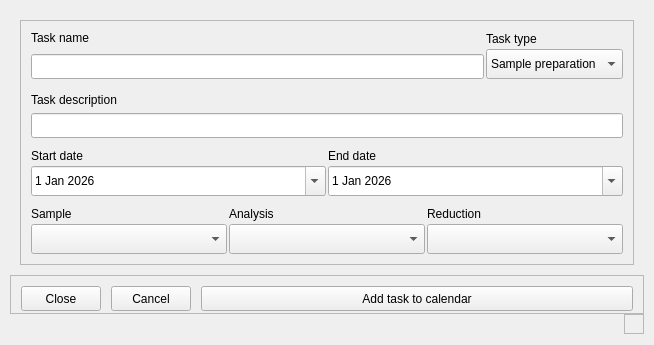
<?xml version="1.0" encoding="UTF-8"?>
<ui version="4.0">
 <class>AddTaskDialog</class>
 <widget class="QDialog" name="AddTaskDialog">
  <property name="geometry">
   <rect>
    <x>0</x>
    <y>0</y>
    <width>654</width>
    <height>345</height>
   </rect>
  </property>
  <property name="minimumSize">
   <size>
    <width>0</width>
    <height>345</height>
   </size>
  </property>
  <property name="maximumSize">
   <size>
    <width>16777215</width>
    <height>345</height>
   </size>
  </property>
  <property name="windowTitle">
   <string>Dialog</string>
  </property>
  <property name="styleSheet">
   <string notr="true">QWidget{
	color: #F8F8F2;
	font: 8pt &quot;Inter 24pt Medium&quot;;
}
#bgApp {	
	background-color: rgb(44, 49, 58);
	border-radius: 10px;
}
#ContentBox {border-radius: 10px;}
#bottomBar {
	background-color: rgb(33, 37, 43);
	border-bottom-left-radius: 10px;
	border-bottom-right-radius: 10px;
}
#bgTask {
	background-color: rgb(33, 37, 43);
	border-radius: 10px;
	border: 1px solid #525f7f;
}

#btn_add {
	border-radius: 5px;	
	border: none;
	background-color: #6272A4;
}
#btn_add::hover {
	background-color: rgb(85, 100, 143);
}
#btn_add::pressed {
	background-color: #6272A4;
}
#btn_cancel {
	border-radius: 5px;	
	border: none;
	background-color: rgb(52, 59, 72);
}
#btn_cancel::hover {
	background-color: rgb(61, 70, 86);
}
#btn_cancel::pressed {
	background-color: rgb(52, 59, 72);
}
#btn_close {
	border-radius: 5px;	
	border: none;
	background-color: rgb(52, 59, 72);
}
#btn_close::hover {
	background-color: #FF5555;
}
#btn_close::pressed {
	background-color: rgb(52, 59, 72);
}
#btn_copy {
	border-radius: 5px;	
	border: none;
	background-color: rgb(52, 59, 72);
}
#btn_copy::hover {
	background-color: rgb(61, 70, 86);
}
#btn_copy::pressed {
	background-color: rgb(52, 59, 72);
}
#content .QLineEdit {
	background-color: rgb(52, 59, 72);
	border-radius: 5px;
	padding-left: 5px;
	selection-color: rgb(255, 255, 255);
	selection-background-color: rgb(255, 121, 198);
	color: #ffb86c;
}
#content .QLineEdit:hover {
	border: 2px solid rgb(64, 71, 88);
}
#content .QLineEdit:focus {
	border: 2px solid rgb(91, 101, 124);
}
#content .QTextEdit {
	background-color: rgb(52, 59, 72);
	border-radius: 5px;
	padding-left: 5px;
	selection-color: rgb(255, 255, 255);
	selection-background-color: rgb(255, 121, 198);
	color: #ffb86c;
}
#content .QTextEdit:hover {
	border: 2px solid rgb(64, 71, 88);
}
#content .QTextEdit:focus {
	border: 2px solid rgb(91, 101, 124);
}
#content .QLabel {
	color: #EAEAF0;
	font: 8pt &quot;Inter 24pt Medium&quot;;
}
QComboBox{
	background-color: rgb(52, 59, 72);
	border-radius: 5px;
	border: 2px solid rgb(52, 59, 72);
	padding: 5px;
	padding-left: 10px;
	color: #ffb86c;
}
QComboBox:hover{
	border: 2px solid rgb(64, 71, 88);
}
QComboBox::drop-down {
	subcontrol-origin: padding;
	subcontrol-position: top right;
	width: 25px; 
	border-left-width: 3px;
	border-left-color: rgba(39, 44, 54, 150);
	border-left-style: solid;
	border-top-right-radius: 3px;
	border-bottom-right-radius: 3px;	
 }
QComboBox::down-arrow {
	image: url(:/icons/icons/cil-arrow-drop-down.png)
}
QComboBox::down-arrow:on {
    top: 1px;
    left: 1px;
}
QComboBox QAbstractItemView {
	color: #ff5555;	
	background-color: rgb(33, 37, 43);
	padding: 10px;
	selection-background-color: rgb(39, 44, 54);
}
QCheckBox::indicator {
    border: 3px solid rgb(52, 59, 72);
	width: 15px;
	height: 15px;
    background: rgb(44, 49, 60);
}
QCheckBox::indicator:hover {
    border: 3px solid rgb(58, 66, 81);
}
QCheckBox::indicator:checked {
    background: 3px solid rgb(52, 59, 72);
	border: 3px solid rgb(52, 59, 72);	
	background-image: url(:/icons/icons/cil-check-alt.png);
}
QDateEdit{
	background-color: rgb(52, 59, 72);
	border-radius: 5px;
	border: 2px solid rgb(52, 59, 72);
	padding: 5px;
	padding-left: 10px;
	color: #ffb86c;
}
QDateEdit:hover{
	border: 2px solid rgb(64, 71, 88);
}
QDateEdit::drop-down {
	subcontrol-origin: padding;
	subcontrol-position: top right;
	width: 25px; 
	border-left-width: 3px;
	border-left-color: rgba(39, 44, 54, 150);
	border-left-style: solid;
	border-top-right-radius: 3px;
	border-bottom-right-radius: 3px;	
	background-image: url(:/icons/icons/cil-arrow-drop-down.png);
	background-position: center;
	background-repeat: no-reperat;
 }
QDateEdit QAbstractItemView {
	/*color: rgb(255, 121, 198);*/
	color: #ff5555;	
	background-color: rgb(33, 37, 43);
	padding: 10px;
	selection-background-color: rgb(39, 44, 54);
}
QScrollArea {
    background: transparent;
    border: none;
}

QScrollArea &gt; QWidget &gt; QWidget {
    background: transparent;
}
QScrollBar:vertical {
    background: transparent;
    width: 5px;
    margin: 12px 0px 12px 0px;
    border: none;
}
QScrollBar::handle:vertical {
    background: #525f7f;
    min-height: 30px;
    border-radius: 2px;
}
QScrollBar::handle:vertical:hover {
    background: rgb(83, 88, 112);
}
QScrollBar::handle:vertical:pressed {
    background: #343746;
}
QScrollBar::sub-line:vertical {
            height: 14px;
            background: transparent;
            subcontrol-origin: margin;
            subcontrol-position: top;
}
QScrollBar::add-line:vertical {
            height: 14px;
            background: transparent;
            subcontrol-origin: margin;
            subcontrol-position: bottom;
}
QScrollBar::up-arrow:vertical {
            image: url(:/icons/icons/cil-arrow-up.png);
            width: 15px;
            height: 15px;
}
QScrollBar::down-arrow:vertical {
            image: url(:/icons/icons/cil-arrow-down.png);
            width: 15px;
            height: 15px;
}
QScrollBar::add-page:vertical,
        QScrollBar::sub-page:vertical {
            background: transparent;
}</string>
  </property>
  <layout class="QVBoxLayout" name="shadow">
   <property name="spacing">
    <number>0</number>
   </property>
   <property name="leftMargin">
    <number>10</number>
   </property>
   <property name="topMargin">
    <number>10</number>
   </property>
   <property name="rightMargin">
    <number>10</number>
   </property>
   <property name="bottomMargin">
    <number>10</number>
   </property>
   <item>
    <widget class="QFrame" name="bgApp">
     <property name="frameShape">
      <enum>QFrame::NoFrame</enum>
     </property>
     <property name="frameShadow">
      <enum>QFrame::Raised</enum>
     </property>
     <layout class="QVBoxLayout" name="verticalLayout">
      <property name="spacing">
       <number>0</number>
      </property>
      <property name="leftMargin">
       <number>0</number>
      </property>
      <property name="topMargin">
       <number>0</number>
      </property>
      <property name="rightMargin">
       <number>0</number>
      </property>
      <property name="bottomMargin">
       <number>0</number>
      </property>
      <item>
       <widget class="QFrame" name="contentBox">
        <property name="frameShape">
         <enum>QFrame::NoFrame</enum>
        </property>
        <property name="frameShadow">
         <enum>QFrame::Raised</enum>
        </property>
        <layout class="QVBoxLayout" name="verticalLayout_2">
         <property name="spacing">
          <number>0</number>
         </property>
         <property name="leftMargin">
          <number>0</number>
         </property>
         <property name="topMargin">
          <number>0</number>
         </property>
         <property name="rightMargin">
          <number>0</number>
         </property>
         <property name="bottomMargin">
          <number>0</number>
         </property>
         <item>
          <widget class="QFrame" name="content">
           <property name="frameShape">
            <enum>QFrame::NoFrame</enum>
           </property>
           <property name="frameShadow">
            <enum>QFrame::Raised</enum>
           </property>
           <layout class="QVBoxLayout" name="verticalLayout_12">
            <property name="spacing">
             <number>5</number>
            </property>
            <property name="leftMargin">
             <number>10</number>
            </property>
            <property name="topMargin">
             <number>10</number>
            </property>
            <property name="rightMargin">
             <number>10</number>
            </property>
            <property name="bottomMargin">
             <number>10</number>
            </property>
            <item>
             <widget class="QFrame" name="bgTask">
              <property name="frameShape">
               <enum>QFrame::StyledPanel</enum>
              </property>
              <property name="frameShadow">
               <enum>QFrame::Raised</enum>
              </property>
              <layout class="QVBoxLayout" name="verticalLayout_13">
               <property name="spacing">
                <number>10</number>
               </property>
               <property name="leftMargin">
                <number>10</number>
               </property>
               <property name="topMargin">
                <number>10</number>
               </property>
               <property name="rightMargin">
                <number>10</number>
               </property>
               <property name="bottomMargin">
                <number>10</number>
               </property>
               <item>
                <layout class="QHBoxLayout" name="horizontalLayout_3">
                 <property name="spacing">
                  <number>2</number>
                 </property>
                 <item>
                  <layout class="QVBoxLayout" name="verticalLayout_4">
                   <property name="spacing">
                    <number>2</number>
                   </property>
                   <item alignment="Qt::AlignTop">
                    <widget class="QLabel" name="label_2">
                     <property name="text">
                      <string>Task name</string>
                     </property>
                    </widget>
                   </item>
                   <item alignment="Qt::AlignTop">
                    <widget class="QLineEdit" name="name">
                     <property name="minimumSize">
                      <size>
                       <width>0</width>
                       <height>25</height>
                      </size>
                     </property>
                     <property name="maximumSize">
                      <size>
                       <width>16777215</width>
                       <height>25</height>
                      </size>
                     </property>
                    </widget>
                   </item>
                  </layout>
                 </item>
                 <item>
                  <layout class="QVBoxLayout" name="verticalLayout_5">
                   <property name="spacing">
                    <number>2</number>
                   </property>
                   <item>
                    <widget class="QLabel" name="label_3">
                     <property name="text">
                      <string>Task type</string>
                     </property>
                    </widget>
                   </item>
                   <item>
                    <widget class="QComboBox" name="taskType">
                     <property name="minimumSize">
                      <size>
                       <width>0</width>
                       <height>30</height>
                      </size>
                     </property>
                     <property name="maximumSize">
                      <size>
                       <width>16777215</width>
                       <height>30</height>
                      </size>
                     </property>
                     <property name="cursor">
                      <cursorShape>PointingHandCursor</cursorShape>
                     </property>
                     <property name="focusPolicy">
                      <enum>Qt::StrongFocus</enum>
                     </property>
                     <item>
                      <property name="text">
                       <string>Sample preparation</string>
                      </property>
                     </item>
                     <item>
                      <property name="text">
                       <string>Analysis</string>
                      </property>
                     </item>
                     <item>
                      <property name="text">
                       <string>Data reduction</string>
                      </property>
                     </item>
                     <item>
                      <property name="text">
                       <string>Other</string>
                      </property>
                     </item>
                    </widget>
                   </item>
                  </layout>
                 </item>
                </layout>
               </item>
               <item>
                <layout class="QVBoxLayout" name="verticalLayout_6">
                 <property name="spacing">
                  <number>2</number>
                 </property>
                 <item>
                  <widget class="QLabel" name="label_4">
                   <property name="text">
                    <string>Task description</string>
                   </property>
                  </widget>
                 </item>
                 <item>
                  <widget class="QLineEdit" name="description">
                   <property name="minimumSize">
                    <size>
                     <width>0</width>
                     <height>25</height>
                    </size>
                   </property>
                   <property name="maximumSize">
                    <size>
                     <width>16777215</width>
                     <height>25</height>
                    </size>
                   </property>
                  </widget>
                 </item>
                </layout>
               </item>
               <item>
                <layout class="QHBoxLayout" name="horizontalLayout_4">
                 <property name="spacing">
                  <number>2</number>
                 </property>
                 <item>
                  <layout class="QVBoxLayout" name="verticalLayout_7">
                   <property name="spacing">
                    <number>2</number>
                   </property>
                   <item>
                    <widget class="QLabel" name="label_5">
                     <property name="text">
                      <string>Start date</string>
                     </property>
                    </widget>
                   </item>
                   <item>
                    <widget class="QDateEdit" name="startDate">
                     <property name="minimumSize">
                      <size>
                       <width>0</width>
                       <height>30</height>
                      </size>
                     </property>
                     <property name="maximumSize">
                      <size>
                       <width>16777215</width>
                       <height>30</height>
                      </size>
                     </property>
                     <property name="cursor">
                      <cursorShape>PointingHandCursor</cursorShape>
                     </property>
                     <property name="focusPolicy">
                      <enum>Qt::StrongFocus</enum>
                     </property>
                     <property name="minimumDate">
                      <date>
                       <year>2026</year>
                       <month>1</month>
                       <day>1</day>
                      </date>
                     </property>
                     <property name="calendarPopup">
                      <bool>true</bool>
                     </property>
                    </widget>
                   </item>
                  </layout>
                 </item>
                 <item>
                  <layout class="QVBoxLayout" name="verticalLayout_8">
                   <property name="spacing">
                    <number>2</number>
                   </property>
                   <item>
                    <widget class="QLabel" name="label_6">
                     <property name="text">
                      <string>End date</string>
                     </property>
                    </widget>
                   </item>
                   <item>
                    <widget class="QDateEdit" name="endDate">
                     <property name="minimumSize">
                      <size>
                       <width>0</width>
                       <height>30</height>
                      </size>
                     </property>
                     <property name="maximumSize">
                      <size>
                       <width>16777215</width>
                       <height>30</height>
                      </size>
                     </property>
                     <property name="cursor">
                      <cursorShape>PointingHandCursor</cursorShape>
                     </property>
                     <property name="focusPolicy">
                      <enum>Qt::StrongFocus</enum>
                     </property>
                     <property name="minimumDate">
                      <date>
                       <year>2026</year>
                       <month>1</month>
                       <day>1</day>
                      </date>
                     </property>
                     <property name="calendarPopup">
                      <bool>true</bool>
                     </property>
                    </widget>
                   </item>
                  </layout>
                 </item>
                </layout>
               </item>
               <item>
                <layout class="QHBoxLayout" name="horizontalLayout_5">
                 <property name="spacing">
                  <number>2</number>
                 </property>
                 <item>
                  <layout class="QVBoxLayout" name="verticalLayout_9">
                   <property name="spacing">
                    <number>2</number>
                   </property>
                   <item>
                    <widget class="QLabel" name="label_7">
                     <property name="text">
                      <string>Sample</string>
                     </property>
                    </widget>
                   </item>
                   <item>
                    <widget class="QComboBox" name="samples">
                     <property name="minimumSize">
                      <size>
                       <width>0</width>
                       <height>30</height>
                      </size>
                     </property>
                     <property name="maximumSize">
                      <size>
                       <width>16777215</width>
                       <height>30</height>
                      </size>
                     </property>
                     <property name="cursor">
                      <cursorShape>PointingHandCursor</cursorShape>
                     </property>
                     <property name="focusPolicy">
                      <enum>Qt::StrongFocus</enum>
                     </property>
                    </widget>
                   </item>
                  </layout>
                 </item>
                 <item>
                  <layout class="QVBoxLayout" name="verticalLayout_10">
                   <property name="spacing">
                    <number>2</number>
                   </property>
                   <item>
                    <widget class="QLabel" name="label_8">
                     <property name="text">
                      <string>Analysis</string>
                     </property>
                    </widget>
                   </item>
                   <item>
                    <widget class="QComboBox" name="analysis">
                     <property name="minimumSize">
                      <size>
                       <width>0</width>
                       <height>30</height>
                      </size>
                     </property>
                     <property name="maximumSize">
                      <size>
                       <width>16777215</width>
                       <height>30</height>
                      </size>
                     </property>
                     <property name="cursor">
                      <cursorShape>PointingHandCursor</cursorShape>
                     </property>
                     <property name="focusPolicy">
                      <enum>Qt::StrongFocus</enum>
                     </property>
                    </widget>
                   </item>
                  </layout>
                 </item>
                 <item>
                  <layout class="QVBoxLayout" name="verticalLayout_11">
                   <property name="spacing">
                    <number>2</number>
                   </property>
                   <item>
                    <widget class="QLabel" name="label_9">
                     <property name="text">
                      <string>Reduction</string>
                     </property>
                    </widget>
                   </item>
                   <item>
                    <widget class="QComboBox" name="reduction">
                     <property name="minimumSize">
                      <size>
                       <width>0</width>
                       <height>30</height>
                      </size>
                     </property>
                     <property name="maximumSize">
                      <size>
                       <width>16777215</width>
                       <height>30</height>
                      </size>
                     </property>
                     <property name="cursor">
                      <cursorShape>PointingHandCursor</cursorShape>
                     </property>
                     <property name="focusPolicy">
                      <enum>Qt::StrongFocus</enum>
                     </property>
                    </widget>
                   </item>
                  </layout>
                 </item>
                </layout>
               </item>
              </layout>
             </widget>
            </item>
           </layout>
          </widget>
         </item>
         <item>
          <widget class="QFrame" name="bottomBar">
           <property name="minimumSize">
            <size>
             <width>0</width>
             <height>60</height>
            </size>
           </property>
           <property name="maximumSize">
            <size>
             <width>16777215</width>
             <height>60</height>
            </size>
           </property>
           <property name="frameShape">
            <enum>QFrame::NoFrame</enum>
           </property>
           <property name="frameShadow">
            <enum>QFrame::Raised</enum>
           </property>
           <layout class="QVBoxLayout" name="verticalLayout_3">
            <property name="spacing">
             <number>0</number>
            </property>
            <property name="leftMargin">
             <number>0</number>
            </property>
            <property name="topMargin">
             <number>0</number>
            </property>
            <property name="rightMargin">
             <number>0</number>
            </property>
            <property name="bottomMargin">
             <number>0</number>
            </property>
            <item>
             <widget class="QFrame" name="bgButtons">
              <property name="frameShape">
               <enum>QFrame::StyledPanel</enum>
              </property>
              <property name="frameShadow">
               <enum>QFrame::Raised</enum>
              </property>
              <layout class="QHBoxLayout" name="horizontalLayout">
               <property name="spacing">
                <number>10</number>
               </property>
               <property name="leftMargin">
                <number>10</number>
               </property>
               <property name="topMargin">
                <number>10</number>
               </property>
               <property name="rightMargin">
                <number>10</number>
               </property>
               <property name="bottomMargin">
                <number>2</number>
               </property>
               <item>
                <widget class="QPushButton" name="btn_close">
                 <property name="minimumSize">
                  <size>
                   <width>80</width>
                   <height>25</height>
                  </size>
                 </property>
                 <property name="maximumSize">
                  <size>
                   <width>80</width>
                   <height>25</height>
                  </size>
                 </property>
                 <property name="cursor">
                  <cursorShape>PointingHandCursor</cursorShape>
                 </property>
                 <property name="text">
                  <string>Close</string>
                 </property>
                 <property name="icon">
                  <iconset resource="../resources/resources.qrc">
                   <normaloff>:/icons/icons/cil-close.png</normaloff>:/icons/icons/cil-close.png</iconset>
                 </property>
                 <property name="autoDefault">
                  <bool>false</bool>
                 </property>
                </widget>
               </item>
               <item>
                <widget class="QPushButton" name="btn_cancel">
                 <property name="minimumSize">
                  <size>
                   <width>80</width>
                   <height>25</height>
                  </size>
                 </property>
                 <property name="maximumSize">
                  <size>
                   <width>80</width>
                   <height>25</height>
                  </size>
                 </property>
                 <property name="cursor">
                  <cursorShape>PointingHandCursor</cursorShape>
                 </property>
                 <property name="text">
                  <string>Cancel</string>
                 </property>
                 <property name="icon">
                  <iconset resource="../resources/resources.qrc">
                   <normaloff>:/icons/icons/cil-cancel.png</normaloff>:/icons/icons/cil-cancel.png</iconset>
                 </property>
                 <property name="autoDefault">
                  <bool>false</bool>
                 </property>
                </widget>
               </item>
               <item>
                <widget class="QPushButton" name="btn_add">
                 <property name="minimumSize">
                  <size>
                   <width>0</width>
                   <height>25</height>
                  </size>
                 </property>
                 <property name="maximumSize">
                  <size>
                   <width>16777215</width>
                   <height>25</height>
                  </size>
                 </property>
                 <property name="cursor">
                  <cursorShape>PointingHandCursor</cursorShape>
                 </property>
                 <property name="text">
                  <string>Add task to calendar</string>
                 </property>
                 <property name="icon">
                  <iconset resource="../resources/resources.qrc">
                   <normaloff>:/icons/icons/cil-add.png</normaloff>:/icons/icons/cil-add.png</iconset>
                 </property>
                 <property name="autoDefault">
                  <bool>false</bool>
                 </property>
                </widget>
               </item>
              </layout>
             </widget>
            </item>
            <item>
             <widget class="QFrame" name="bgStatus">
              <property name="frameShape">
               <enum>QFrame::NoFrame</enum>
              </property>
              <property name="frameShadow">
               <enum>QFrame::Raised</enum>
              </property>
              <layout class="QHBoxLayout" name="horizontalLayout_2">
               <property name="spacing">
                <number>0</number>
               </property>
               <property name="leftMargin">
                <number>10</number>
               </property>
               <property name="topMargin">
                <number>0</number>
               </property>
               <property name="rightMargin">
                <number>0</number>
               </property>
               <property name="bottomMargin">
                <number>0</number>
               </property>
               <item>
                <widget class="QLabel" name="label_status">
                 <property name="text">
                  <string/>
                 </property>
                </widget>
               </item>
               <item>
                <widget class="QFrame" name="frame_size_grip">
                 <property name="minimumSize">
                  <size>
                   <width>20</width>
                   <height>20</height>
                  </size>
                 </property>
                 <property name="maximumSize">
                  <size>
                   <width>20</width>
                   <height>20</height>
                  </size>
                 </property>
                 <property name="frameShape">
                  <enum>QFrame::StyledPanel</enum>
                 </property>
                 <property name="frameShadow">
                  <enum>QFrame::Raised</enum>
                 </property>
                </widget>
               </item>
              </layout>
             </widget>
            </item>
           </layout>
          </widget>
         </item>
        </layout>
       </widget>
      </item>
     </layout>
    </widget>
   </item>
  </layout>
 </widget>
 <resources>
  <include location="../resources/resources.qrc"/>
 </resources>
 <connections/>
</ui>
